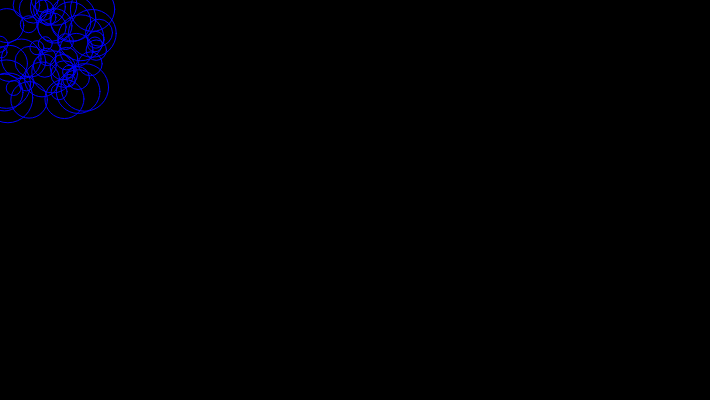
Frame 1 (no input)
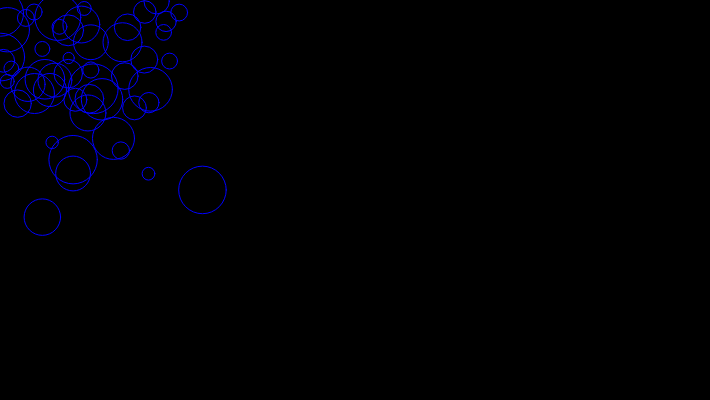
Frame 60 (no input)
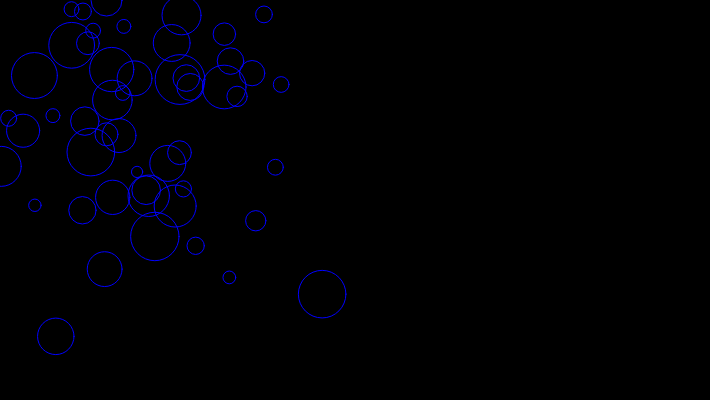
Frame 120 (the mouse pressed at the canvas centre since frame 60)

The p5.js sketch that drew these frames (run headless with seeded random() and noise() and a simulated clock; from frame 60 on, the mouse is pressed at the canvas centre):

// p5.js sketch
// ── sketch.js
let dotsArray = [] 

function setup()
{
  let w = width;
  let h = height;
  createCanvas(710, 400);
  noFill()
  stroke(255,0,);
  // Create objects
  for (let i = 0; i < 50; i++)
  {
    // create a an object data type to store each dot values
    let ellipseObj =
    {
      x: random(w),
      y: random(h),
      diameter: random(10, 50),
      speedX: random(-2, 2), // Random horizontal speed
      speedY: random(-2, 2), // Random vertical speed
    };
    dotsArray.push(ellipseObj);
  }
  console.log(dotsArray);
}


function draw()
{
  background(0);
  // draw all the dots on each frame, moving there position
  for (let i = 0; i < 50; i++)
  {
    ellipseObj = dotsArray[i];

    // Move the ellipse
    ellipseObj.x += ellipseObj.speedX;
    ellipseObj.y += ellipseObj.speedY;

    // Check boundaries and bounce back
    if (ellipseObj.x < 0 || ellipseObj.x > width)
    {
      ellipseObj.speedX *= -1;
    }
    if (ellipseObj.y < 0 || ellipseObj.y > height)
    {
      ellipseObj.speedY *= -1;
    }

    // Draw the ellipse
    stroke("blue");
    ellipse(ellipseObj.x, ellipseObj.y, ellipseObj.diameter);
  }
}
